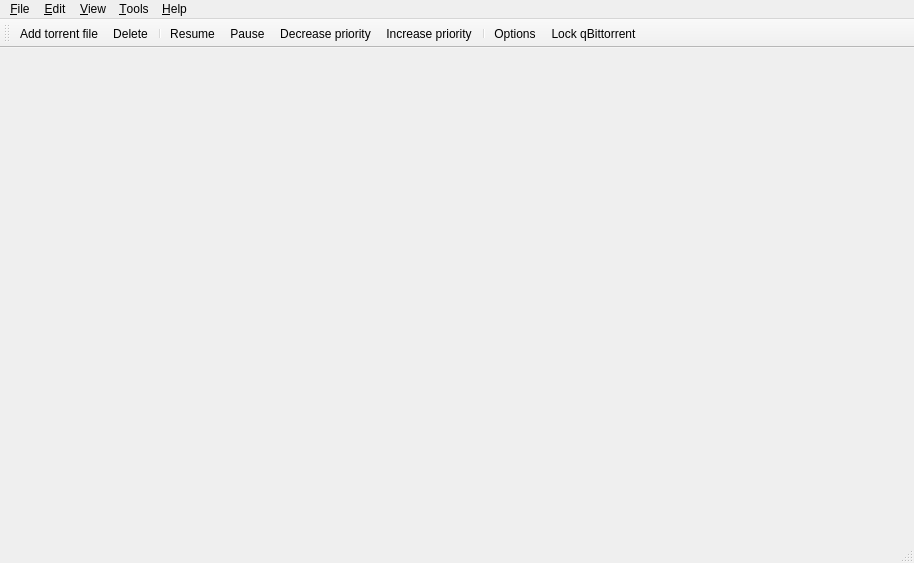
<?xml version="1.0" encoding="UTF-8"?>
<ui version="4.0">
 <class>MainWindow</class>
 <widget class="QMainWindow" name="MainWindow">
  <property name="geometry">
   <rect>
    <x>0</x>
    <y>0</y>
    <width>914</width>
    <height>563</height>
   </rect>
  </property>
  <property name="contextMenuPolicy">
   <enum>Qt::CustomContextMenu</enum>
  </property>
  <property name="windowTitle">
   <string/>
  </property>
  <widget class="QWidget" name="centralwidget">
   <layout class="QVBoxLayout">
    <property name="bottomMargin">
     <number>0</number>
    </property>
   </layout>
  </widget>
  <widget class="QMenuBar" name="menubar">
   <property name="geometry">
    <rect>
     <x>0</x>
     <y>0</y>
     <width>914</width>
     <height>22</height>
    </rect>
   </property>
   <widget class="QMenu" name="menu_Edit">
    <property name="title">
     <string>&amp;Edit</string>
    </property>
    <addaction name="separator"/>
    <addaction name="actionStart"/>
    <addaction name="actionPause"/>
    <addaction name="separator"/>
    <addaction name="actionDelete"/>
    <addaction name="separator"/>
    <addaction name="actionDecreasePriority"/>
    <addaction name="actionIncreasePriority"/>
   </widget>
   <widget class="QMenu" name="menu_Help">
    <property name="title">
     <string>&amp;Help</string>
    </property>
    <addaction name="actionBugReport"/>
    <addaction name="actionWebsite"/>
    <addaction name="actionDocumentation"/>
    <addaction name="actionDonate_money"/>
    <addaction name="actionAbout"/>
   </widget>
   <widget class="QMenu" name="menu_Options">
    <property name="title">
     <string>&amp;Tools</string>
    </property>
    <widget class="QMenu" name="menuAuto_Shutdown_on_downloads_completion">
     <property name="title">
      <string>Auto-Shutdown on downloads completion</string>
     </property>
     <addaction name="actionAutoShutdown_Disabled"/>
     <addaction name="actionAutoExit_qBittorrent"/>
     <addaction name="actionAutoSuspend_system"/>
     <addaction name="actionAutoShutdown_system"/>
    </widget>
    <addaction name="actionCreate_torrent"/>
    <addaction name="separator"/>
    <addaction name="actionOptions"/>
    <addaction name="separator"/>
    <addaction name="menuAuto_Shutdown_on_downloads_completion"/>
   </widget>
   <widget class="QMenu" name="menu_File">
    <property name="title">
     <string>&amp;File</string>
    </property>
    <addaction name="actionOpen"/>
    <addaction name="actionDownload_from_URL"/>
    <addaction name="action_Import_Torrent"/>
    <addaction name="actionImport_from_another_client"/>
    <addaction name="actionExit"/>
   </widget>
   <widget class="QMenu" name="menuView">
    <property name="title">
     <string>&amp;View</string>
    </property>
    <addaction name="actionTop_tool_bar"/>
    <addaction name="actionSpeed_in_title_bar"/>
    <addaction name="separator"/>
    <addaction name="actionSearch_engine"/>
    <addaction name="actionRSS_Reader"/>
    <addaction name="actionExecution_Logs"/>
    <addaction name="separator"/>
    <addaction name="actionLock_qBittorrent"/>
   </widget>
   <addaction name="menu_File"/>
   <addaction name="menu_Edit"/>
   <addaction name="menuView"/>
   <addaction name="menu_Options"/>
   <addaction name="menu_Help"/>
  </widget>
  <widget class="QToolBar" name="toolBar">
   <property name="movable">
    <bool>true</bool>
   </property>
   <property name="orientation">
    <enum>Qt::Horizontal</enum>
   </property>
   <property name="toolButtonStyle">
    <enum>Qt::ToolButtonFollowStyle</enum>
   </property>
   <property name="floatable">
    <bool>false</bool>
   </property>
   <attribute name="toolBarArea">
    <enum>TopToolBarArea</enum>
   </attribute>
   <attribute name="toolBarBreak">
    <bool>false</bool>
   </attribute>
   <addaction name="actionOpen"/>
   <addaction name="actionDelete"/>
   <addaction name="separator"/>
   <addaction name="actionStart"/>
   <addaction name="actionPause"/>
   <addaction name="actionDecreasePriority"/>
   <addaction name="actionIncreasePriority"/>
   <addaction name="separator"/>
   <addaction name="actionOptions"/>
   <addaction name="actionLock_qBittorrent"/>
  </widget>
  <widget class="QStatusBar" name="statusBar"/>
  <action name="actionOpen">
   <property name="text">
    <string>&amp;Add torrent file...</string>
   </property>
  </action>
  <action name="actionExit">
   <property name="text">
    <string>Exit</string>
   </property>
   <property name="toolTip">
    <string>Exit</string>
   </property>
  </action>
  <action name="actionOptions">
   <property name="text">
    <string>&amp;Options...</string>
   </property>
  </action>
  <action name="actionAbout">
   <property name="text">
    <string>&amp;About</string>
   </property>
  </action>
  <action name="actionStart">
   <property name="text">
    <string>&amp;Resume</string>
   </property>
  </action>
  <action name="actionPause">
   <property name="text">
    <string>&amp;Pause</string>
   </property>
  </action>
  <action name="actionDelete">
   <property name="text">
    <string>&amp;Delete</string>
   </property>
  </action>
  <action name="actionWebsite">
   <property name="icon">
    <iconset resource="icons.qrc">
     <normaloff>:/Icons/skin/qbittorrent32.png</normaloff>:/Icons/skin/qbittorrent32.png</iconset>
   </property>
   <property name="text">
    <string>Visit &amp;Website</string>
   </property>
  </action>
  <action name="actionDownload_from_URL">
   <property name="text">
    <string>Add &amp;link to torrent...</string>
   </property>
  </action>
  <action name="actionCreate_torrent">
   <property name="text">
    <string>Torrent &amp;creator</string>
   </property>
  </action>
  <action name="actionBugReport">
   <property name="text">
    <string>Report a &amp;bug</string>
   </property>
  </action>
  <action name="actionSet_upload_limit">
   <property name="text">
    <string>Set upload limit...</string>
   </property>
  </action>
  <action name="actionSet_download_limit">
   <property name="text">
    <string>Set download limit...</string>
   </property>
  </action>
  <action name="actionDocumentation">
   <property name="text">
    <string>&amp;Documentation</string>
   </property>
  </action>
  <action name="actionSet_global_download_limit">
   <property name="text">
    <string>Set global download limit...</string>
   </property>
  </action>
  <action name="actionSet_global_upload_limit">
   <property name="text">
    <string>Set global upload limit...</string>
   </property>
  </action>
  <action name="actionDecreasePriority">
   <property name="text">
    <string>Decrease priority</string>
   </property>
   <property name="visible">
    <bool>true</bool>
   </property>
  </action>
  <action name="actionIncreasePriority">
   <property name="text">
    <string>Increase priority</string>
   </property>
   <property name="visible">
    <bool>true</bool>
   </property>
  </action>
  <action name="actionUse_alternative_speed_limits">
   <property name="checkable">
    <bool>true</bool>
   </property>
   <property name="text">
    <string>Alternative speed limits</string>
   </property>
   <property name="toolTip">
    <string>Alternative speed limits</string>
   </property>
  </action>
  <action name="actionTop_tool_bar">
   <property name="checkable">
    <bool>true</bool>
   </property>
   <property name="text">
    <string>Top &amp;tool bar</string>
   </property>
   <property name="toolTip">
    <string>Display top tool bar</string>
   </property>
  </action>
  <action name="actionSpeed_in_title_bar">
   <property name="checkable">
    <bool>true</bool>
   </property>
   <property name="text">
    <string>&amp;Speed in title bar</string>
   </property>
   <property name="toolTip">
    <string>Show transfer speed in title bar</string>
   </property>
  </action>
  <action name="actionRSS_Reader">
   <property name="checkable">
    <bool>true</bool>
   </property>
   <property name="text">
    <string>&amp;RSS reader</string>
   </property>
  </action>
  <action name="actionSearch_engine">
   <property name="checkable">
    <bool>true</bool>
   </property>
   <property name="text">
    <string>Search &amp;engine</string>
   </property>
  </action>
  <action name="actionLock_qBittorrent">
   <property name="text">
    <string>Lock qBittorrent</string>
   </property>
   <property name="toolTip">
    <string>Lock qBittorrent</string>
   </property>
   <property name="shortcut">
    <string notr="true">Ctrl+L</string>
   </property>
  </action>
  <action name="action_Import_Torrent">
   <property name="text">
    <string>Import existing torrent...</string>
   </property>
   <property name="toolTip">
    <string>Import torrent...</string>
   </property>
  </action>
  <action name="actionDonate_money">
   <property name="text">
    <string>Donate money</string>
   </property>
   <property name="toolTip">
    <string>If you like qBittorrent, please donate!</string>
   </property>
  </action>
  <action name="actionStart_All">
   <property name="text">
    <string>R&amp;esume All</string>
   </property>
  </action>
  <action name="actionPause_All">
   <property name="text">
    <string>P&amp;ause All</string>
   </property>
  </action>
  <action name="actionExecution_Logs">
   <property name="checkable">
    <bool>true</bool>
   </property>
   <property name="text">
    <string>Execution &amp;Log</string>
   </property>
   <property name="toolTip">
    <string>Execution Log</string>
   </property>
  </action>
  <action name="actionAutoExit_qBittorrent">
   <property name="checkable">
    <bool>true</bool>
   </property>
   <property name="text">
    <string>Exit qBittorrent</string>
   </property>
  </action>
  <action name="actionAutoSuspend_system">
   <property name="checkable">
    <bool>true</bool>
   </property>
   <property name="text">
    <string>Suspend system</string>
   </property>
  </action>
  <action name="actionAutoShutdown_system">
   <property name="checkable">
    <bool>true</bool>
   </property>
   <property name="text">
    <string>Shutdown system</string>
   </property>
  </action>
  <action name="actionAutoShutdown_Disabled">
   <property name="checkable">
    <bool>true</bool>
   </property>
   <property name="text">
    <string>Disabled</string>
   </property>
  </action>
  <action name="actionToggleVisibility">
   <property name="text">
    <string>Show</string>
   </property>
  </action>
  <action name="actionMinimize">
   <property name="text">
    <string notr="true">Minimize</string>
   </property>
  </action>
  <action name="actionImport_from_another_client">
   <property name="text">
    <string>Import from another client</string>
   </property>
   <property name="visible">
    <bool>true</bool>
   </property>
  </action>
 </widget>
 <resources>
  <include location="icons.qrc"/>
 </resources>
 <connections/>
</ui>
